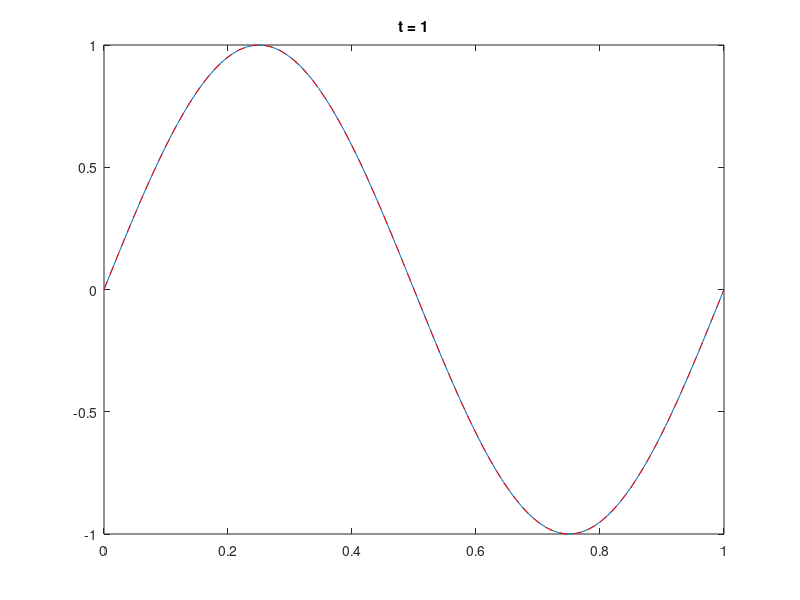
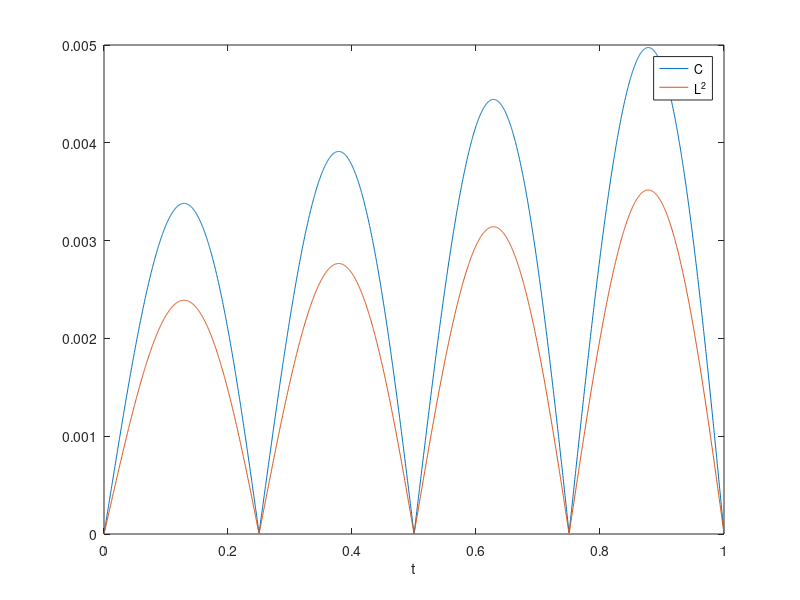

Source code (MATLAB) for these figures, in order:
%% Main parameters
C = 2;
L = 1;
T = 1;

Nx = 101;
nu = .1; % nu = C * tau / h

%% Secondary parameters
x = linspace(0, L, Nx + 1);
h = x(2) - x(1);

tau = nu * h / C;
Nt = ceil(T/tau) + 1;
T = tau*(Nt - 1);

u_0 = sin(x*2*pi/L);
u_tau = u_0;
% figure(1)
% plot(x, u_0)

%% Transition matrices
U_next = (1+nu^2)*eye(Nx) + ...
    diag(-nu^2/2 * ones(Nx-1, 1), 1) + ...
    diag(-nu^2/2 * ones(Nx-1, 1),-1);
U_now = -2*eye(Nx);

%% Periodic border condition
U_now(1, end) = -nu^2;
U_now(end, 1) = -nu^2;

U_prev = U_next;

%% Integration
U = zeros(Nt, Nx);
U(1, :) = u_0(1 : end-1);
U(2, :) = u_tau(1 : end-1);

for k = 3 : Nt
    U(k, :) = -U_next \ (U_now * U(k - 1, :).' + U_prev * U(k - 2, :).');
end
U = [U, U(:, 1)];

%% Visualisation
figure(3)

for k = [1 : floor(Nt/100) : Nt, Nt]
    plot(x, U(k, :));
    t = (k-1)*tau;
    hold on;
    plot(x, sin(x/L*2*pi) * cos(C*2*pi*t), '--r');
    hold off;
    axis([0 L -1 1]);
    title(['t = ', num2str((k-1)*tau)]);
    drawnow;
end

%% Error
t = (0 : tau : T).';
U_true = cos(C*2*pi*t) * sin(x/L*2*pi);

C_norm = max(abs(U_true - U), [], 2);
L2_norm = sqrt(h*sum((U_true - U).^2, 2));

figure(4);
plot(t, C_norm);
hold on;
plot(t, L2_norm);
hold off;
legend('C', 'L^2', 'Location', 'best')
xlabel('t');
